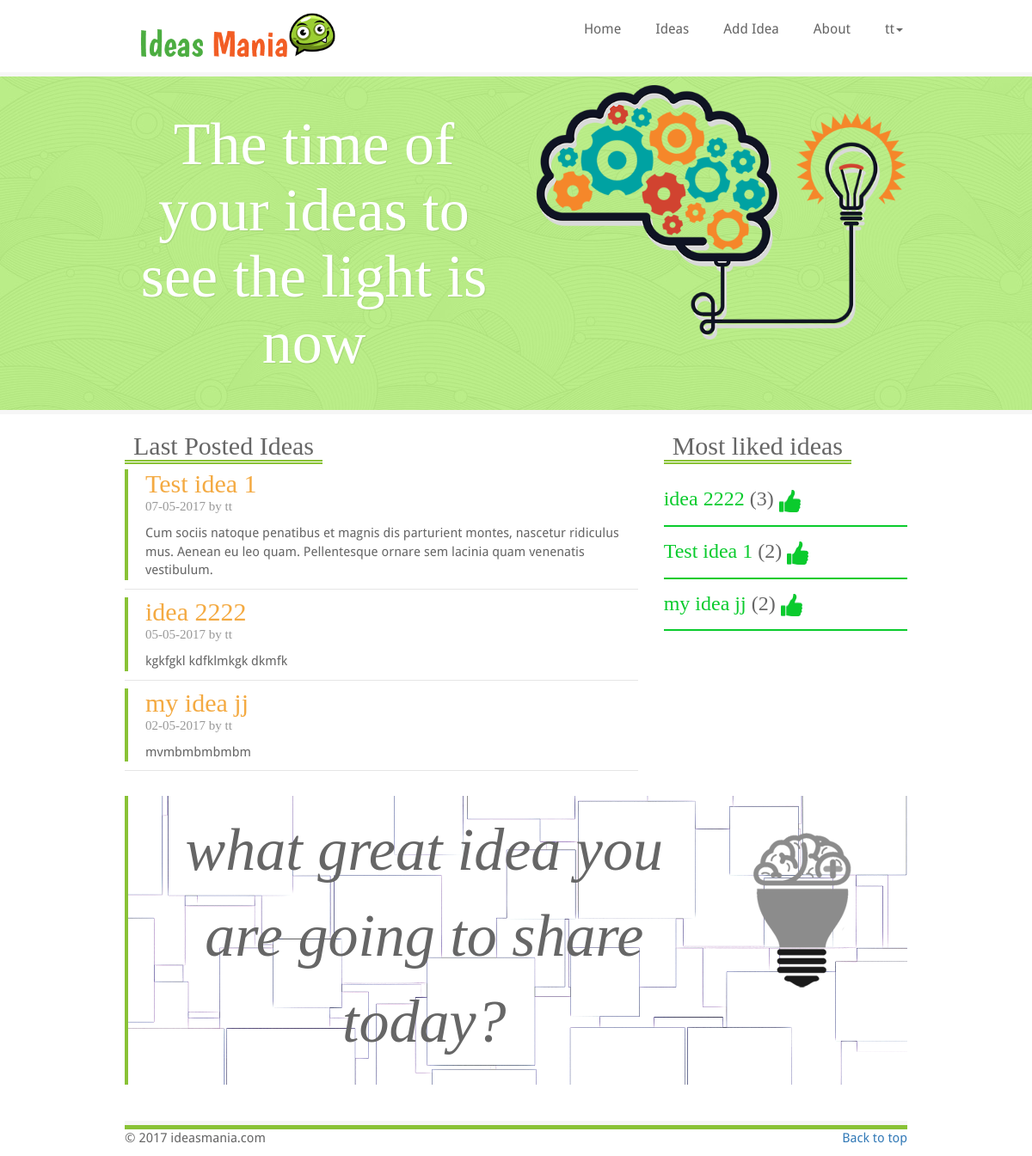
Screenshot of / (signed in) with the database file from the repository.
### tables this page shows
CREATE TABLE IF NOT EXISTS `ideas` (
  `Idea_Id` int(11) NOT NULL AUTO_INCREMENT,
  `Title` varchar(200) DEFAULT NULL,
  `Description` text,
  `Content` text,
  `Category_Id` int(11) NOT NULL,
  `User_Id` int(11) NOT NULL,
  `Date` date DEFAULT NULL,
  PRIMARY KEY (`Idea_Id`)
);

CREATE TABLE IF NOT EXISTS `users` (
  `User_Id` int(11) NOT NULL AUTO_INCREMENT,
  `FirstName` varchar(200) DEFAULT NULL,
  `LastName` varchar(200) DEFAULT NULL,
  `Username` varchar(200) DEFAULT NULL,
  `Password` varchar(200) DEFAULT NULL,
  `Email` varchar(200) DEFAULT NULL,
  `Gender` tinyint(1) DEFAULT NULL,
  `Country_Id` int(11) DEFAULT NULL,
  `PhotoPath` varchar(500) DEFAULT NULL,
  `JoinedDate` date DEFAULT NULL,
  PRIMARY KEY (`User_Id`)
);

### shared/functions.php (called while the page is built, shortened)
<?php
include("database.php");
function GetLastIdeas($numberOfIdeas){
    $limit = $numberOfIdeas == 0 ? '' : ' limit '.$numberOfIdeas;
    $query = "select i.Idea_Id, i.Title, i.Description, i.Date, u.Username from ideas as i
              inner join users as u
              on i.User_Id = u.User_Id
              order by Date desc" . $limit;
    $result = RunQuery($query);
    $ideasList = array();
    while ($row = mysqli_fetch_array($result))
    {
        $idea = (object)array();
        $idea->ideaId = $row["Idea_Id"];
        $idea->title = $row["Title"];
        $idea->description = $row["Description"];
        $idea->postDate = $row["Date"];
        $idea->username = $row["Username"];
        array_push($ideasList, $idea);
    }
    return $ideasList;
}
function GetMostLikedIdeas(){
    $query = "select i.Idea_Id, i.Title, sum(r.RatingValue) as rating from ideas as i
              inner join rating as r
              on i.Idea_Id = r.Idea_Id
              group by i.Idea_Id
              order by rating desc, i.Date desc limit 4";
    $result = RunQuery($query);
    $ideasList = array();
    while ($row = mysqli_fetch_array($result))
    {
        $idea = (object)array();
        $idea->ideaId = $row["Idea_Id"];
        $idea->title = $row["Title"];
        $idea->rating = $row["rating"];
        array_push($ideasList, $idea);
    }
    return $ideasList;
}
?>

### shared/database.php (called while the page is built, shortened)
<?php
function RunQuery($query){
    $con = mysqli_connect("localhost","root","", "ideasmania") or die ("can not establish connection");
    $result = mysqli_query($con, $query);
    return $result;
}
?>

### index.php (the view, shortened to what this page needs)
<?php include("shared/header.php") ?>
<?php include("shared/functions.php") ?>
<?php
    $targetPage = "login.php";
    if(isset($_SESSION['userId'])){
        $targetPage = "addIdea.php";
    }
?>
    <div class="header">
        <div class="container">
            <div class="row">
                <div class=" col-md-6">
                    <h1>
                        The time of your ideas to see the light is now
                    </h1>
                </div>
                <div class="col-md-6">
                    <img src="img/img1.png" />
                </div>
            </div>
        </div>
    </div>
    <div class="container marketing">
        <div class="row">
            <div class="col-md-8">
                <div class="title">
                    <h2>Last Posted Ideas</h2>
                </div>
                <?php
                    $result = GetLastIdeas(5);
                    foreach($result as $row)
                    {
                 ?>
                        <div class="idea-post">
                            <h2 class="idea-title"><a href='<?php echo "singleIdea.php?id=" . $row->ideaId ?>'><?php echo $row->title ?></a></h2>
                            <p class="idea-post-meta">
                                <?php echo date("d-m-Y", strtotime($row->postDate)); ?> by <?php echo $row->username; ?></p>
                            <p>
                                <?php echo $row->description ?>
                            </p>
                        </div>
                        <div class="divider"></div>
                <?php } ?>
            </div>
            <div class="col-md-4">
                <?php include("shared/side.php") ?>
            </div>
        </div>
        <div class="post-idea">
            <div class="col-md-9">
                <p>
                    what great idea you are going to share today?
                </p>
            </div>
            <div class="col-md-3">
                <a href="<?php echo $targetPage; ?>" class="light-bulb"></a>
            </div>
        </div>
    <br />
        <?php include("shared/footer.php") ?>
    </div>
</body>
</html>

### shared/side.php (shortened to what this page needs)
<?php
    $likedIdeas = GetMostLikedIdeas();
?>
                <div>
                    <div class="title">
                        <h2>Most liked ideas</h2>
                    </div>
                    <br />
                    <?php foreach($likedIdeas as $l){ ?>
                        <div class="likedIdeas">
                            <h3><a href="singleIdea.php?id=<?php echo $l->ideaId ?>" ><?php echo $l->title ?></a> (<?php echo $l->rating ?>) <img src="img/likeColored.png" width="25px" /></h3>
                        </div>
                        <div class="green-separator"></div>
                    <?php } ?>
                </div>

### css/style.css (style rules this page uses)
body { font-family: 'Droid Sans'; font-size: 15px; color: #666; }
h1, h2, h3, h4, h5, h6 { font-family: "Boogaloo" !important; font-weight: normal !important; color: #666; margin: 0; padding: 0; }
.header { background: url("../img/header.jpg") repeat; padding:10px 0; border-bottom:5px solid #f6f6f6 !important; border-top: 5px solid #f6f6f6 !important; margin-bottom:20px; }
.header h1 { color:#fff; font-size:70px; text-align:center; padding:30px 0; text-shadow: 1px 1px 1px rgba(0,0,0,0.1); }
.header img { width:100%; height: 100%; }
.post-idea { background: #fff url(../img/squares.png); border-left: 4px solid #89c236; padding: 13px 13px 13px 15px; font-style: italic; margin: 20px auto; -webkit-border-radius: 0px; -moz-border-radius: 0px; border-radius: 0px; font-size: 70px !important; font-family:"Boogaloo"; overflow:auto; text-align:center; }
.light-bulb { background: url(../img/lightbulb-off.png) no-repeat; width: 180px; height: 210px; display:inline-block; margin:0 auto; }
.title { margin-bottom: 10px; }
.title h1, .title h2, .title h3, .title h4, .title h5, .title h6 { border-bottom: 5px double #89c236 !important; margin-bottom: -4px !important; display: inline-block !important; padding: 0px 10px !important; margin-right: 15px !important; }
.idea-post { border-left: 4px solid #89c236; padding-left:20px; }
.idea-title a { color:#f4aa42; }
.idea-post-meta { color:#999; font-family:"Boogaloo" }
.divider { height: 1px; width:100%; display:block; margin: 9px 0; overflow: hidden; background-color: #e5e5e5; }
.container { margin-right: auto; margin-left: auto; }
.container, .navbar-static-top .container, .navbar-fixed-top .container, .navbar-fixed-bottom .container { width: 940px; }
.green-separator { height: 2px; background-color: #0acb2d;; margin: 15px 0; }
.likedIdeas h3 a { color: #0acb2d; }

### rows the page displays
ideas: Title "Test idea 1", Date "07-05-2017", User_Id.Username "tt", Description "Cum sociis natoque penatibus et magnis dis parturient montes, nascetur ridiculus mus. Aenean eu leo quam. Pellentesque ornare sem lacinia quam venenatis vestibulum.", rating "2"
ideas: Title "idea 2222", Date "05-05-2017", User_Id.Username "tt", Description "kgkfgkl kdfklmkgk dkmfk", rating "3"
ideas: Title "my idea jj", Date "02-05-2017", User_Id.Username "tt", Description "mvmbmbmbmbm", rating "2"

### other values shown
$_SESSION["username"] "tt"
